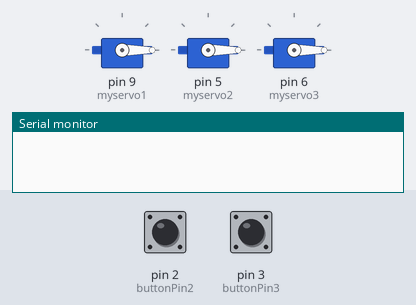
Simulated run of this sketch. Board: Arduino Uno, built with avr-gcc and run on an emulated ATmega328P. Parts: 3 × servo, the last lines printed to the serial monitor. Inputs (shaded band) come from the test bench; at power-on: pin 2 (buttonPin2) HIGH, pin 3 (buttonPin3) HIGH.

Above: at 1.2 s.
1.3 s: pin 2 (buttonPin2) pulled LOW for 0.15 s
At 1.45 s:
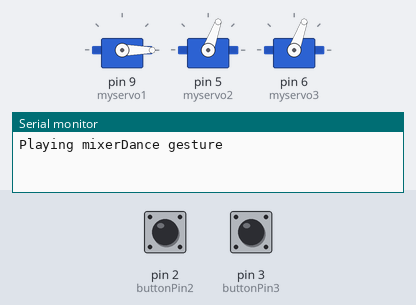
At 2.05 s:
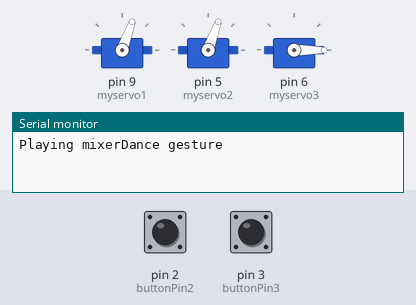
4.3 s: pin 3 (buttonPin3) pulled LOW for 0.15 s
At 4.7 s:
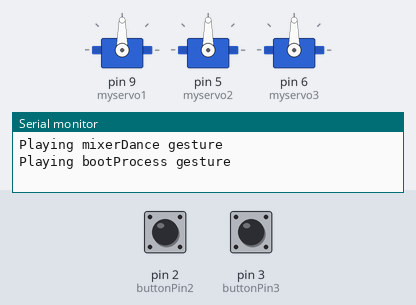
Timing chart, 0 to 12.3 s (numbered marks = the images above; inputs shaded):
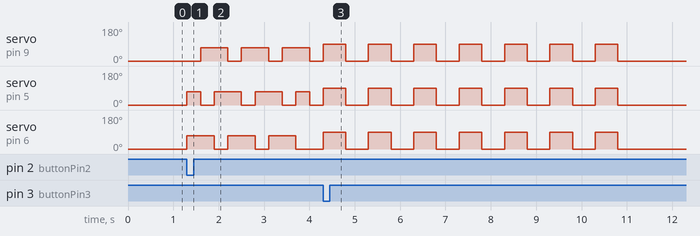

The sketch:

24_12_23.ino
```cpp
// Version 1 explanation -
// The movement of the robot is carried out by buttons that are connected to the Arduino board.
// There are several gestures that can be performed, with each gesture activated by a different button.

#include <Servo.h>

Servo myservo1;
Servo myservo2;
Servo myservo3;

const byte buttonPin0 = 0;
const byte buttonPin1 = 1;
const byte buttonPin2 = 2;
const byte buttonPin3 = 3;
int animationToPlay = 0;

void setup() {
  Serial.begin(9600);
  myservo1.attach(9);
  myservo2.attach(5);
  myservo3.attach(6);

  pinMode(buttonPin0, INPUT_PULLUP);
  attachInterrupt(digitalPinToInterrupt(buttonPin0), selectDance, FALLING);
  pinMode(buttonPin1, INPUT_PULLUP);
  attachInterrupt(digitalPinToInterrupt(buttonPin1), selectSpeedControl, FALLING);
  pinMode(buttonPin2, INPUT_PULLUP);
  attachInterrupt(digitalPinToInterrupt(buttonPin2), selectMixerDance, FALLING);
  pinMode(buttonPin3, INPUT_PULLUP);
  attachInterrupt(digitalPinToInterrupt(buttonPin3), selectBootProcess, FALLING);
}

void loop() {
    switch (animationToPlay) {
    case 1:
      dance();
      break;
    case 2:
      speedControl();
      break;
    case 3:
      mixerDance();
      break;
    case 4:
      bootProcess();
      break;
  }
  animationToPlay = 0;
  goTo(0,0,0);
}

void selectDance() {
  animationToPlay = 1;
}

void selectSpeedControl() {
  animationToPlay = 2;
}

void selectMixerDance() {
  animationToPlay = 3;
}

void selectBootProcess() {
  animationToPlay = 4;
}

void bootProcess() {
  Serial.println("Playing bootProcess gesture");
  for (int i = 0; i < 7; i++) {
    goTo(90, 90, 90);
    delay(500);
    goTo(0, 0, 0);
    delay(500);
  }
}

void speedControl() {
  Serial.println("Playing speedControl gesture");
  for (int pos = 0; pos <= 90; pos += 1) {
    goTo(pos, pos, pos);
    delay(20);
  }
  delay(100);
  for (int pos = 90; pos >= 0; pos -= 1) {
    goTo(pos, pos, pos);
    delay(20);
  }
}

void mixerDance() {
Serial.println("Playing mixerDance gesture");
int pos = 70;
  for (int i = 0; i < 3; i++) {
    goTo(0, pos, pos);
    delay(300);
    goTo(pos, 0, pos);
    delay(300);
    goTo(pos, pos, 0);
    delay(300);
  }
}

void dance() {
  Serial.println("Playing dance gesture");
  int degrees = 45;
  int time = 3;
  int position = 0;

  for (int i = position; i <= degrees; i += 1) {
    goTo(i, 0, 0);
    delay(time);
  }
  for (int i = position; i <= degrees; i += 1) {
    goTo(0, i, 0);
    delay(time);
  }
  for (int i = position; i <= degrees; i += 1) {
    goTo(0, 0, i);
    delay(time);
  }
}

void goTo(int one, int two, int three) {
  myservo1.write(one);
  myservo2.write(two);
  myservo3.write(three);
}
```

Measured:
- after the input at 1.3 s, servo on pin 9 (myservo1): alternates 70° for 0.60 s and 0° for 0.30 s, starting after 0.30 s; servo on pin 5 (myservo2): 0° → 70° at once, then repeats every 0.90 s: 0° 0.30 s, 70° 0.60 s; servo on pin 6 (myservo3): alternates 70° for 0.60 s and 0° for 0.30 s, starting at once
- after the input at 4.3 s, servo on pin 9 (myservo1), servo on pin 5 (myservo2), servo on pin 6 (myservo3): alternates 90° for 0.50 s and 0° for 0.50 s, 14 changes in all, then stays 0°, starting at once
